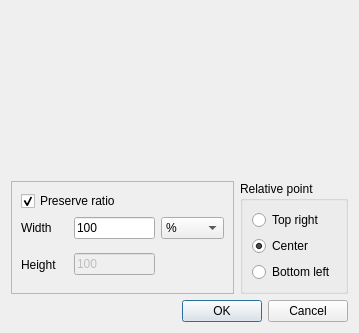
<?xml version="1.0" encoding="UTF-8"?>
<ui version="4.0">
 <class>scale_dlg</class>
 <widget class="QDialog" name="scale_dlg">
  <property name="geometry">
   <rect>
    <x>0</x>
    <y>0</y>
    <width>359</width>
    <height>333</height>
   </rect>
  </property>
  <property name="windowTitle">
   <string>Scaling</string>
  </property>
  <property name="autoFillBackground">
   <bool>false</bool>
  </property>
  <layout class="QGridLayout" name="gridLayout_2">
   <item row="0" column="0" colspan="2">
    <widget class="TransferListWidget" name="transfer_list">
     <property name="sizePolicy">
      <sizepolicy hsizetype="Preferred" vsizetype="Preferred">
       <horstretch>0</horstretch>
       <verstretch>1</verstretch>
      </sizepolicy>
     </property>
    </widget>
   </item>
   <item row="1" column="0">
    <widget class="QFrame" name="frame">
     <property name="frameShape">
      <enum>QFrame::StyledPanel</enum>
     </property>
     <property name="frameShadow">
      <enum>QFrame::Raised</enum>
     </property>
     <layout class="QGridLayout" name="gridLayout">
      <item row="0" column="0" colspan="2">
       <widget class="QCheckBox" name="cb_preserve">
        <property name="text">
         <string>Preserve ratio</string>
        </property>
        <property name="checked">
         <bool>true</bool>
        </property>
       </widget>
      </item>
      <item row="0" column="2" colspan="2">
       <spacer name="horizontalSpacer">
        <property name="orientation">
         <enum>Qt::Horizontal</enum>
        </property>
        <property name="sizeHint" stdset="0">
         <size>
          <width>94</width>
          <height>19</height>
         </size>
        </property>
       </spacer>
      </item>
      <item row="1" column="0">
       <widget class="QLabel" name="label_2">
        <property name="text">
         <string>Width</string>
        </property>
       </widget>
      </item>
      <item row="1" column="1" colspan="2">
       <widget class="QLineEdit" name="ed_width">
        <property name="enabled">
         <bool>true</bool>
        </property>
        <property name="text">
         <string>100</string>
        </property>
       </widget>
      </item>
      <item row="1" column="3">
       <widget class="QComboBox" name="cb_units">
        <item>
         <property name="text">
          <string>%</string>
         </property>
        </item>
        <item>
         <property name="text">
          <string>length</string>
         </property>
        </item>
       </widget>
      </item>
      <item row="2" column="0">
       <widget class="QLabel" name="label">
        <property name="text">
         <string>Height</string>
        </property>
       </widget>
      </item>
      <item row="2" column="1" colspan="2">
       <widget class="QLineEdit" name="ed_height">
        <property name="enabled">
         <bool>false</bool>
        </property>
        <property name="text">
         <string>100</string>
        </property>
       </widget>
      </item>
      <item row="2" column="3">
       <spacer name="verticalSpacer">
        <property name="orientation">
         <enum>Qt::Vertical</enum>
        </property>
        <property name="sizeHint" stdset="0">
         <size>
          <width>20</width>
          <height>18</height>
         </size>
        </property>
       </spacer>
      </item>
     </layout>
    </widget>
   </item>
   <item row="1" column="1">
    <widget class="QGroupBox" name="groupBox">
     <property name="title">
      <string>Relative point</string>
     </property>
     <property name="flat">
      <bool>false</bool>
     </property>
     <property name="checkable">
      <bool>false</bool>
     </property>
     <layout class="QVBoxLayout" name="verticalLayout">
      <item>
       <widget class="QRadioButton" name="rb_tr">
        <property name="text">
         <string>Top right</string>
        </property>
       </widget>
      </item>
      <item>
       <widget class="QRadioButton" name="rb_cnt">
        <property name="text">
         <string>Center</string>
        </property>
        <property name="checked">
         <bool>true</bool>
        </property>
       </widget>
      </item>
      <item>
       <widget class="QRadioButton" name="rb_bl">
        <property name="text">
         <string>Bottom left</string>
        </property>
       </widget>
      </item>
     </layout>
    </widget>
   </item>
   <item row="2" column="0" colspan="2">
    <widget class="QDialogButtonBox" name="buttonBox">
     <property name="orientation">
      <enum>Qt::Horizontal</enum>
     </property>
     <property name="standardButtons">
      <set>QDialogButtonBox::Cancel|QDialogButtonBox::Ok</set>
     </property>
    </widget>
   </item>
  </layout>
 </widget>
 <customwidgets>
  <customwidget>
   <class>TransferListWidget</class>
   <extends>QWidget</extends>
   <header>TransferListWidget</header>
  </customwidget>
 </customwidgets>
 <resources/>
 <connections>
  <connection>
   <sender>buttonBox</sender>
   <signal>accepted()</signal>
   <receiver>scale_dlg</receiver>
   <slot>accept()</slot>
   <hints>
    <hint type="sourcelabel">
     <x>252</x>
     <y>328</y>
    </hint>
    <hint type="destinationlabel">
     <x>157</x>
     <y>274</y>
    </hint>
   </hints>
  </connection>
  <connection>
   <sender>buttonBox</sender>
   <signal>rejected()</signal>
   <receiver>scale_dlg</receiver>
   <slot>reject()</slot>
   <hints>
    <hint type="sourcelabel">
     <x>320</x>
     <y>328</y>
    </hint>
    <hint type="destinationlabel">
     <x>286</x>
     <y>274</y>
    </hint>
   </hints>
  </connection>
  <connection>
   <sender>cb_preserve</sender>
   <signal>toggled(bool)</signal>
   <receiver>ed_height</receiver>
   <slot>setDisabled(bool)</slot>
   <hints>
    <hint type="sourcelabel">
     <x>58</x>
     <y>215</y>
    </hint>
    <hint type="destinationlabel">
     <x>68</x>
     <y>270</y>
    </hint>
   </hints>
  </connection>
 </connections>
</ui>
